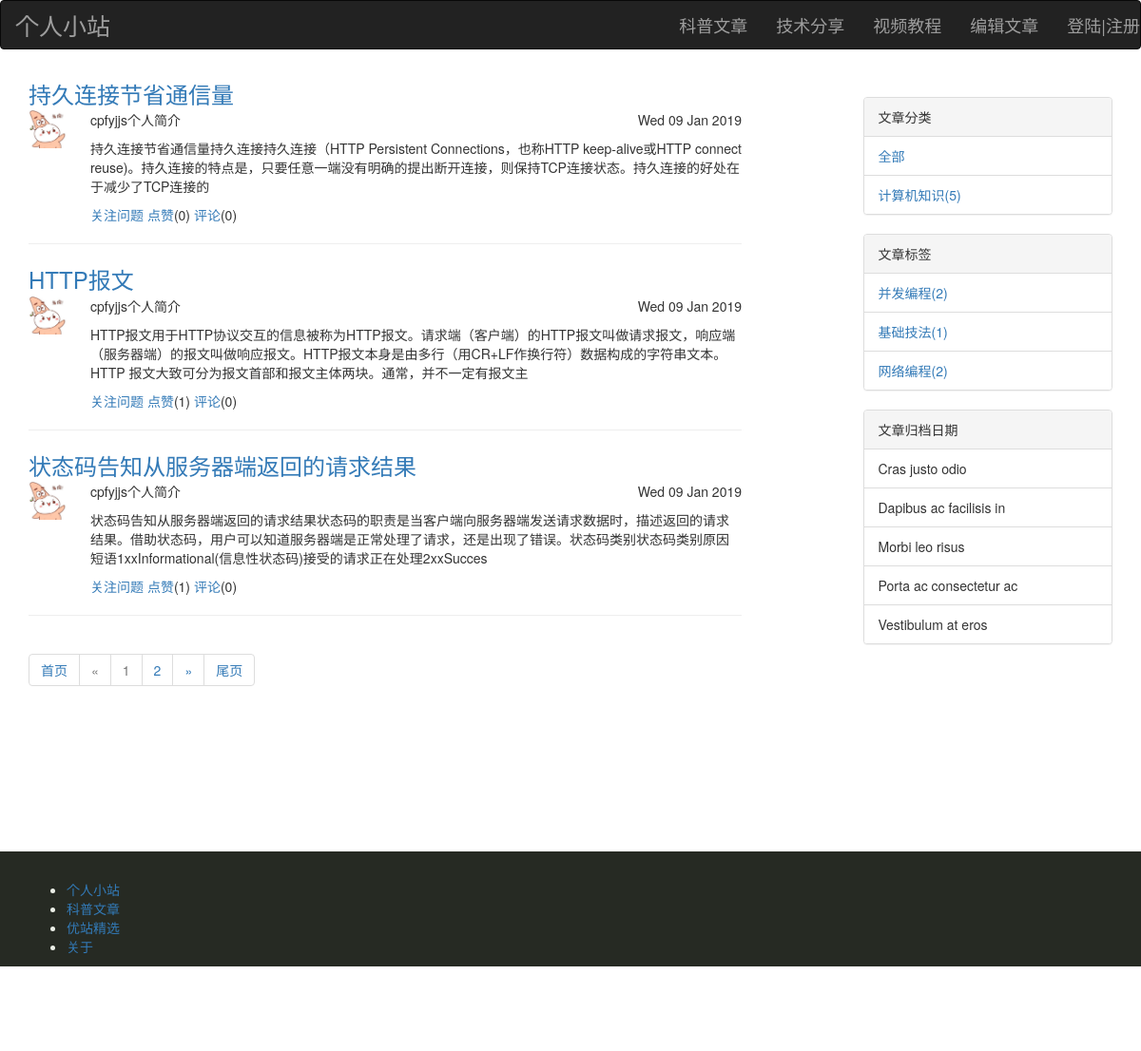
/blog/articles/, run on an earlier commit of the app's database.
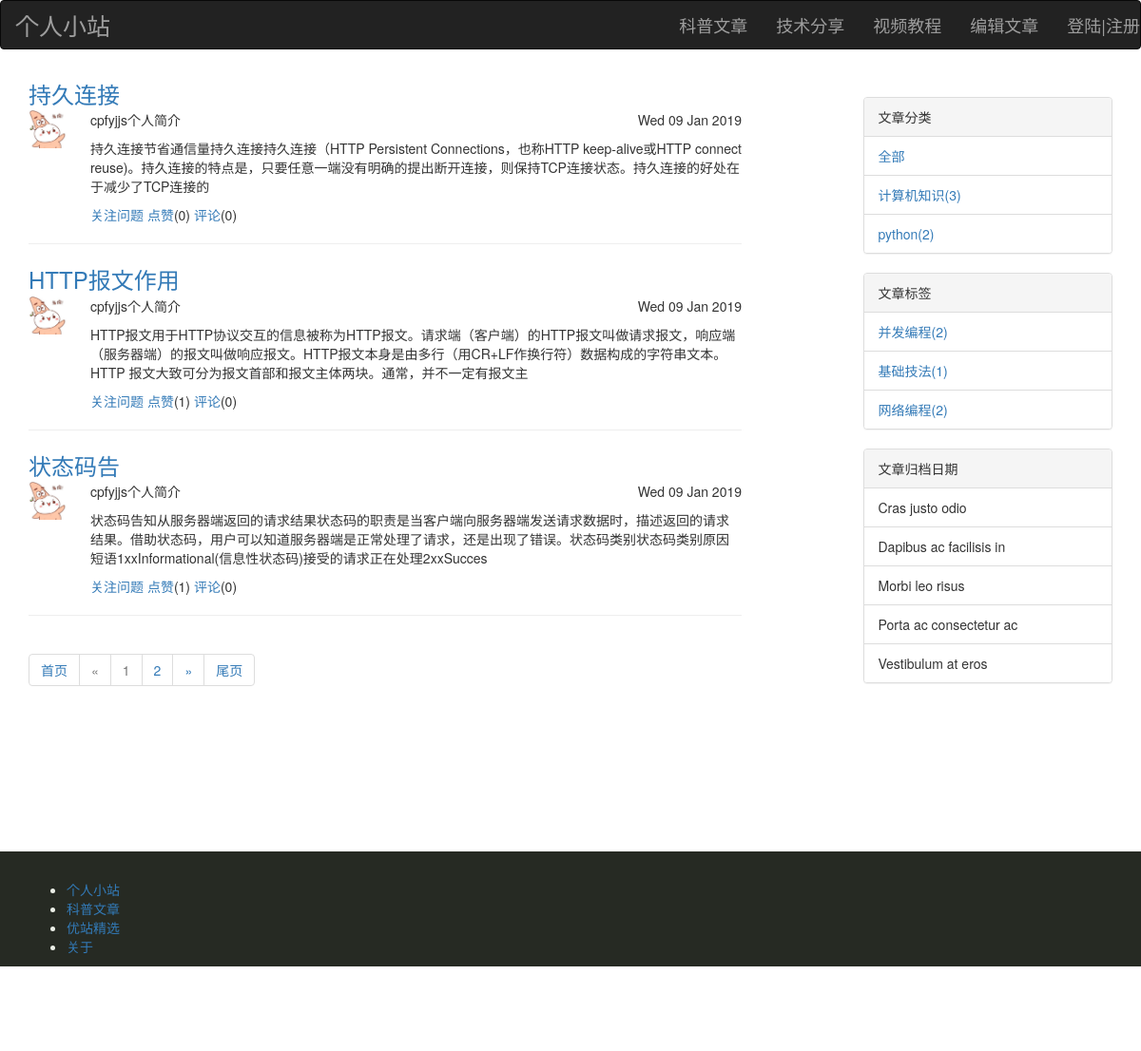
And on a later commit of the database.
### blog/models.py (models this page shows, shortened)
class Article(models.Model):
    title = models.CharField(max_length = 32 )
    user = models.ForeignKey(to="UserInfo",on_delete=models.CASCADE)
    description = models.CharField(max_length=512,null=True,blank=True)
    create_time = models.DateTimeField(default = timezone.now)
    comment_count = models.IntegerField(default=0,verbose_name="评论数")
    up_count = models.IntegerField(default=0,verbose_name="点赞数")
    category = models.ForeignKey(to = "Category",on_delete=models.CASCADE,verbose_name="所属类别")
    tags = models.ManyToManyField(to = "Tag",
                                  through="Article2Tag",
                                  through_fields=("article","tag"))
    class Meta:
        verbose_name = "文章"
        verbose_name_plural = verbose_name

class UserInfo(AbstractUser):
    nickname = models.CharField(max_length=32,default="匿名用户",verbose_name="昵称")
    avatar = models.FileField(upload_to="blog/static/avatars/", default="blog/static/avatars/default.png", verbose_name="头像")
    phone =models.CharField(max_length=11,null =True,unique=True,verbose_name="电话号码",blank=True)
    blog = models.OneToOneField(to="Blog",null=True,on_delete=models.CASCADE)
    def __str__(self):
        return self.username
    class Meta:
        verbose_name = "用户"
        verbose_name_plural = verbose_name

class Category(models.Model):
    title = models.CharField(max_length=32,verbose_name="类别")
    blog = models.ForeignKey(to="Blog",on_delete=models.CASCADE)
    class Meta:
        verbose_name = "文章类别"
        verbose_name_plural = verbose_name

class Tag(models.Model):
    title = models.CharField(max_length=32,verbose_name="标签")
    blog = models.ForeignKey(to="Blog",on_delete=models.CASCADE)
    class Meta:
        verbose_name = "文章标签"
        verbose_name_plural = verbose_name

### blog/views/article.py (the view, shortened to what this page needs)
# urls.py: path('articles/', article.ArticlesView.as_view()),
class ArticlesView(View):
    def get(self,request):
        user_id = request.user.id
        if user_id:
            id_list =UserInfo.objects.get(id=user_id).articleup_set.values_list("article_id")
            id_list = [i for j in id_list for i in j]
        else:
            id_list =[]
        if request.GET.get('id'):
            id = request.GET.get('id')
            id = int(id)
            art_obj = Article.objects.filter(id=id).first()
            art_detail = art_obj.detail
            comments = art_obj.comment_set.all()
            return render(request,"blog/article.html",locals())
        else:
            base_url = request.path
            current_page = request.GET.get("page")
            all_obj = Article.objects.all()
            tag_id = request.GET.get('tag_id')
            category_id = request.GET.get('category_id')
            if tag_id:
                all_obj =all_obj.filter(tags=tag_id)
            if category_id:
                all_obj =all_obj.filter(category_id =category_id)
            all_count = all_obj.count()
            pagination = page.Pagination(all_count,current_page,base_url,request.GET)
            art_objs = all_obj[pagination.start:pagination.end]
            params = request.GET
            return render(request, "blog/articles.html", {'art_objs':art_objs,
                                                          'pagination':pagination,'params':params,'id_list':id_list})

### blog/templatetags/poll_extras.py (called while the page is built)
def avatar_cut(value):
    value =str(value)
    return value.replace('blog',"")

### blog/utils/page.py (called while the page is built)
    @property
    def start(self):
        return (self.current_page-1)*self.per_page

    @property
    def end(self):
        num = self.current_page * self.per_page
        if num > self.data_num:
            num = self.data_num
        return  num

### blog/utils/premission.py (called while the page is built)
    def process_request(self,request):
        if request.path == "/blog/edit/":
            if not request.user.username:
                return redirect(to='/blog/index')

### blog/templates/blog/articles.html (shortened to what this page needs)
{% extends './layout.html' %}
{% block container %}
{% load poll_extras %}
<div class="row" style="margin-top: 10px">
    <div class="col-md-8">
        {% for item in art_objs %}
        <div class="content">
            <div class="title"><a href="/blog/articles/?id={{item.id}}">{{item.title}}</a></div>
            <div class="row">
                <div class="col-md-1"><img src="{{item.user.avatar|avatar_cut}}" alt="" width="40" height="40"></div>
                <div class="col-md-11">
                    <div class="row">
                        <div class="col-md-12">
                            <p class="pull-left">{{item.user}}</p>
                            <p class="pull-left">个人简介</p>
                            <p class="pull-right">{{item.create_time|date:"D d M Y"}}</p>
                        </div>
                    </div>
                    <div>
                        <p>{{item.description}}</p>
                    </div>
                    <div class="footer" value="{{item.id}}">
                        <a>关注问题</a>
                        {% if item.id in id_list %}
                        <a class="up">取消</a>(<span>{{item.up_count}}</span>)
                        {% else %}
                        <a class="up">点赞</a>(<span>{{item.up_count}}</span>)
                        {% endif %}
                        <a href="/blog/articles/?id={{item.id}}#comment">评论</a>(<span>{{item.comment_count}}</span>)
                    </div>
                </div>
            </div>
        </div>
        <hr>
        {% endfor %}
        <nav aria-label="...">
            <ul class="pagination">
                {{pagination.get_html|safe}}
            </ul>
        </nav>
    </div>
    <div class="col-md-1"></div>
    <div class="col-md-3" style="margin-top: 20px">
        {% right_menu params%}
    </div>
</div>
{% endblock %}

### blog/templates/right_menu.html
<div class="panel panel-default">
    <div class="panel-heading">文章分类</div>
    <ul class="list-group">
        <li class="list-group-item"><a href="?{{category_all.link}}">{{category_all.title}}</a></li>
        {% for item in category_list %}
         {% if item.count %}
        <li class="list-group-item"><a href="?{{item.link}}">{{item.title}}({{item.count}})</a></li>
        {% endif %}
        {% endfor %}
    </ul>
</div>
<div class="panel panel-default">
    <div class="panel-heading">文章标签</div>
    <ul class="list-group">
        {% for item in tag_list %}
        {% if item.count %}
        <li class="list-group-item"><a href="?{{item.link}}">{{item.title}}({{item.count}})</a></li>
        {% endif %}
        {% endfor %}
    </ul>
</div>
<div class="panel panel-default">
    <div class="panel-heading">文章归档日期</div>
    <ul class="list-group">
        <li class="list-group-item">Cras justo odio</li>
        <li class="list-group-item">Dapibus ac facilisis in</li>
        <li class="list-group-item">Morbi leo risus</li>
        <li class="list-group-item">Porta ac consectetur ac</li>
        <li class="list-group-item">Vestibulum at eros</li>
    </ul>
</div>

What changed in the data, as far as the page shows it:
changed Article: title "持久连接节省通信量" → "持久连接"
changed Article: title "HTTP报文" → "HTTP报文作用"
changed Article: title "状态码告知从服务器端返回的请求结果" → "状态码告"
computed for Category "计算机知识": count "5" → "3"
now on this page (row unchanged): Category: title "python", count "2"
